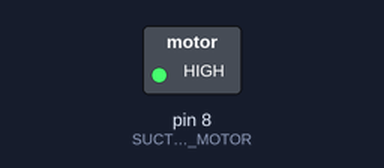
A sketch run on a simulated Arduino Uno, built with avr-gcc and run on an emulated ATmega328P. Shown: switched loads named in the sketch (green lamp = pin HIGH). Dashed ring = blinking.

Above: at 0.2 s.
Timing chart, 0 to 5.8 s (numbered marks = the images above):
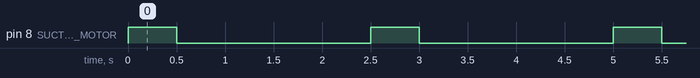

The sketch:

suctionmotor.ino
```cpp
#define SUCTION_MOTOR  8

// 6 up
// 7 down
void setup() {
  // put your setup code here, to run once:
   pinMode(SUCTION_MOTOR, OUTPUT);

}

void loop() {
  // put your main code here, to run repeatedly:
  digitalWrite(SUCTION_MOTOR, HIGH);
  delay(500);
  digitalWrite(SUCTION_MOTOR, LOW);
   delay(2000);

}
```

Measured:
- by itself, pin 8 (SUCTION_MOTOR): alternates HIGH for 0.50 s and LOW for 2.0 s
